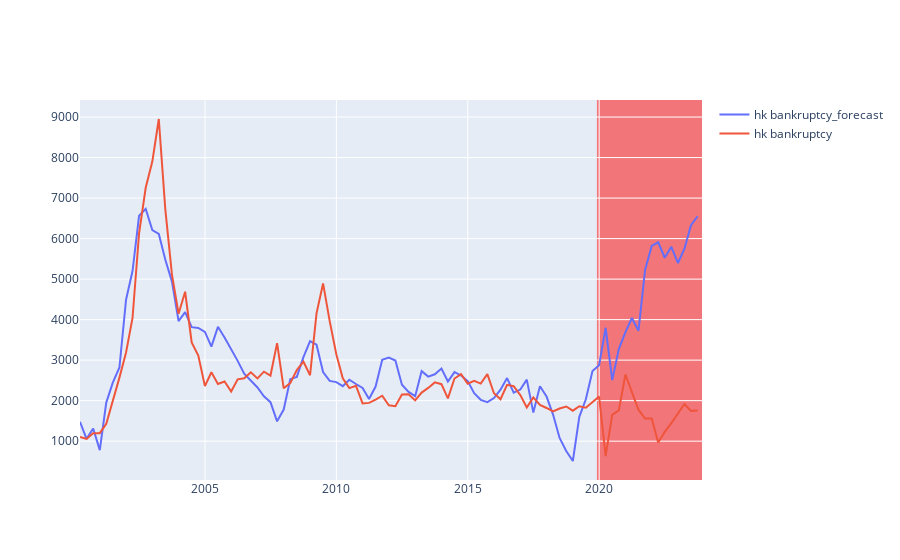

Notebook code cell kept with this figure:
### Code cell
fig = go.Figure()
fig.add_trace(go.Scatter(x=df.index, y=new_data_with_const['predictions'], mode='lines', name='hk bankruptcy_forecast'))
fig.add_trace(go.Scatter(x=df.index, y=df['hk bankruptcy'], mode='lines', name='hk bankruptcy'))
fig.update_layout(
    shapes=[
        dict(
            type="rect",
            xref="x",
            yref="paper",
            x0='2019-12-01',
            y0=0,
            x1='2023-11-30',
            y1=1,
            fillcolor="red",
            opacity=0.5,
            layer="below",
            line_width=0,
        )
    ]
)
